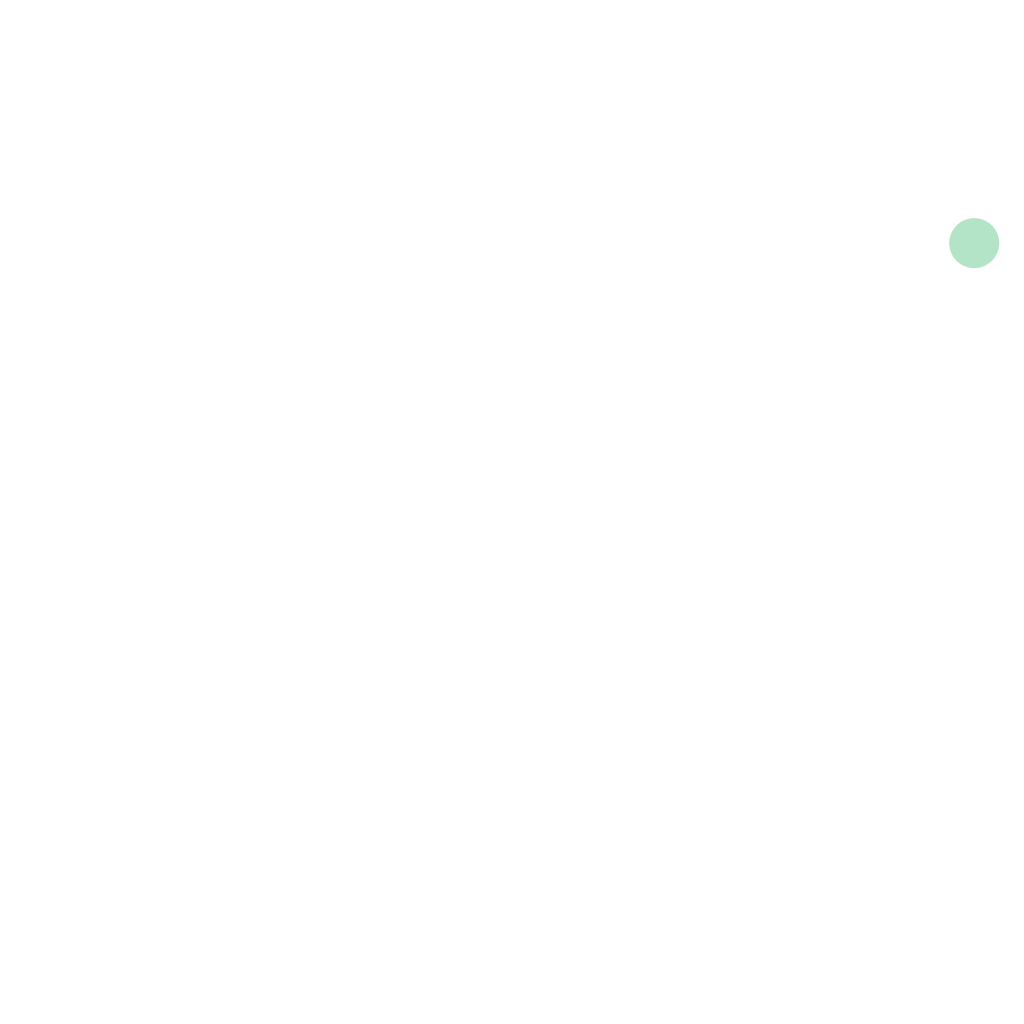
Frame 1 (no input)
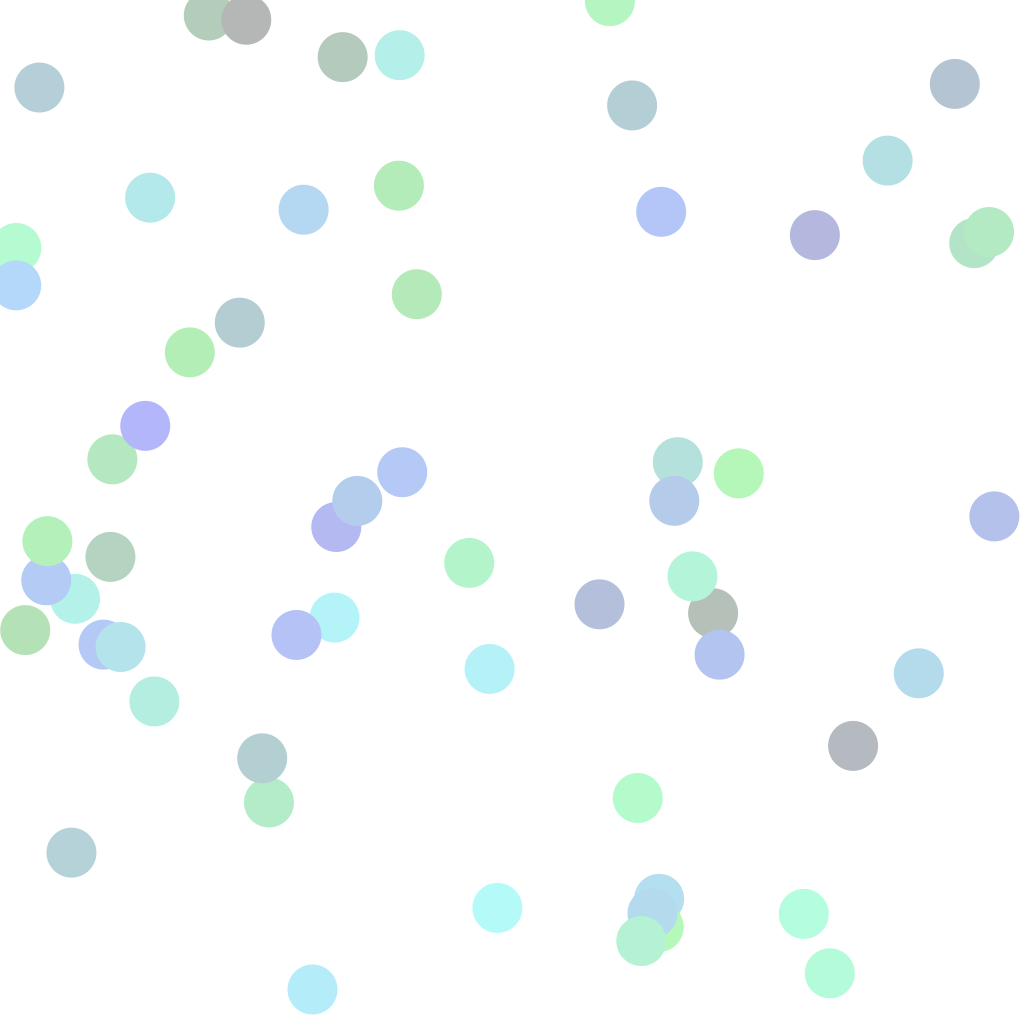
Frame 60 (the mouse pressed at the canvas centre just before this capture)
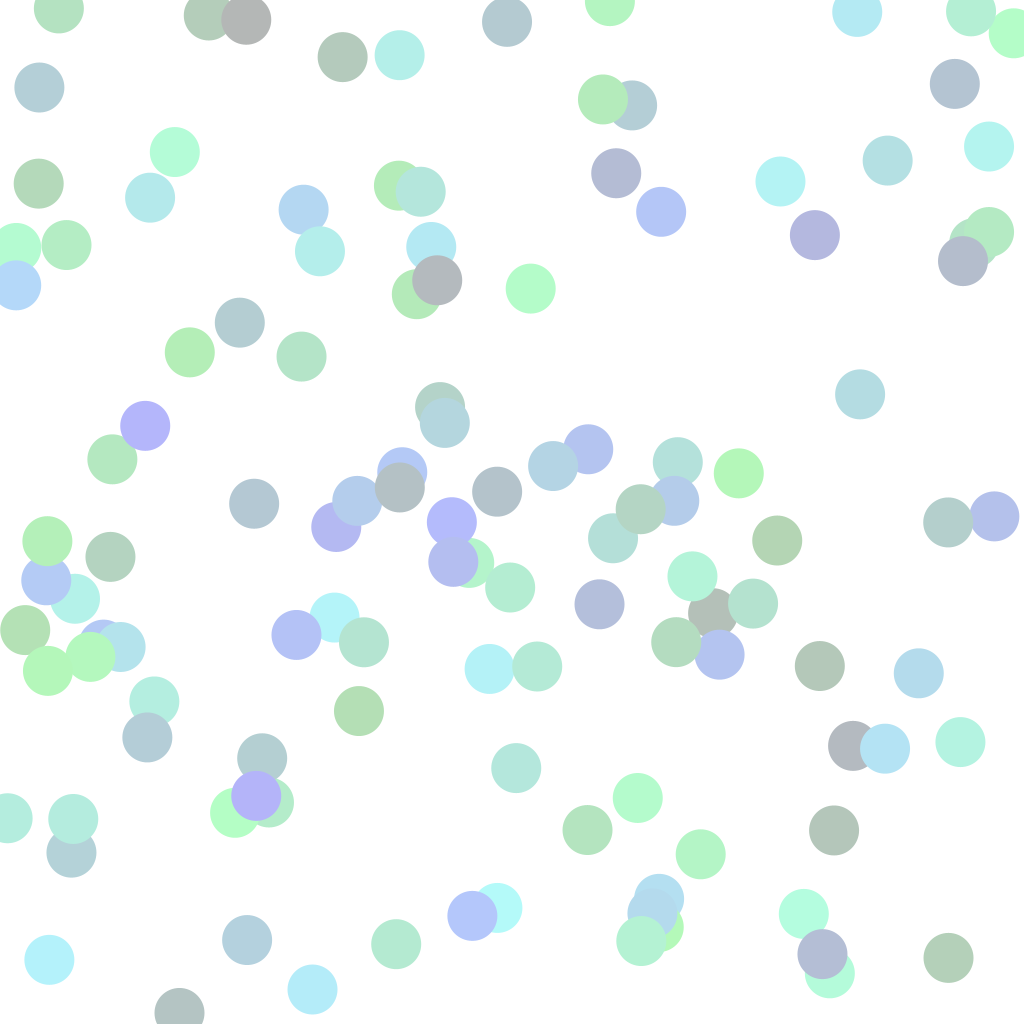
Frame 120 (the mouse held since frame 60 and released just before this capture)

The Processing sketch that drew these frames (run headless with seeded random() and noise(); from frame 60 on, the mouse is pressed at the canvas centre):

// Processing sketch: lecture_240925a_random
// ── lecture_240925a_random.pde
void setup() {
  size(1024, 1024);
  background(255);
  noStroke();
}

void draw() {
  // 180, [180..255), [180..155)
  fill(180, random(180, 255), random(180, 255));
  
  // [0..width), [0..height], 50
  circle(random(width), random(height), 50);
  
  if(frameCount == 100){
    save("output.png");
  }
}
